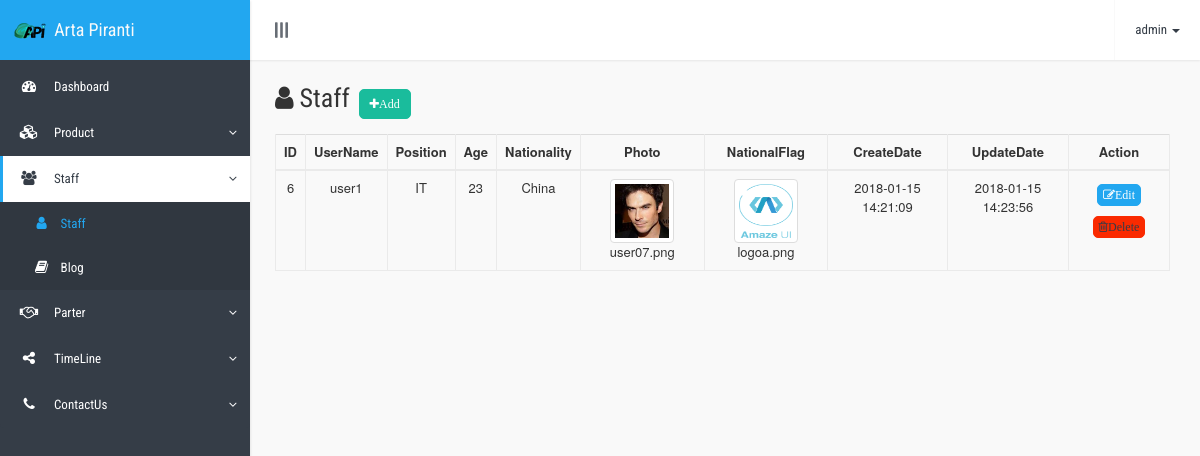
The page /staff/ (signed in) on the database its author committed.
### Artapiranti/models.py (models this page shows)
class Staff(models.Model):
    username=models.CharField(max_length=32)
    position=models.CharField(max_length=32)
    age=models.IntegerField()
    photo=models.CharField(max_length=32)
    nationality=models.CharField(max_length=32)
    nationalFlag=models.CharField(max_length=32)
    selfIntroduction=models.TextField()
    state=models.SmallIntegerField(default=1)
    update_time = models.DateTimeField(auto_now=True)
    create_time = models.DateTimeField(auto_now_add=True)

### Artapiranti/views.py (the view, shortened to what this page needs)
# urls.py: path('staff/', Staff.as_view(),name='staff'),
class Staff(MyLoginRequiredMixin,View):
    def get(self,request):
        data = request.GET
        action=data.get("action",None)
        if action=="del":
            id=data.get("id",None)
            models.Staff.objects.filter(id=id).update(state=0,update_time=datetime.datetime.now())
        staff_objs=models.Staff.objects.filter(state=1)
        return render(request, 'backend/staff.html', {'staffobjs': staff_objs})

### templates/backend/staff.html (shortened to what this page needs)
{% extends 'backend/base.html' %}
{% block content %}
    <div>
        <div class="page-title">
            <span class="title"><span class="icon fa fa-user "></span>&nbsp;Staff&nbsp;</span>
            <span class="btn btn-primary btn-sm btn-success  show-modal " title="添加员工信息" style="border-radius: 5px"><span class="fa fa-plus">Add</span></span>
        </div>
        <table class="table table-bordered">
            <thead>
            <tr>
                <th class="text-center">ID</th>
                <th class="text-center">UserName</th>
                <th class="text-center">Position</th>
                <th class="text-center">Age</th>
                <th class="text-center">Nationality</th>
                <th class="text-center">Photo</th>
                <th class="text-center">NationalFlag</th>
                <th class="text-center">CreateDate</th>
                <th class="text-center">UpdateDate</th>
                <th class="text-center">Action</th>
            </tr>
            </thead>
            <tbody>
             {% for obj in staffobjs %}
            <tr>
               <td content="id">{{ obj.id}}</td>
                <td content="username">{{ obj.username}}</td>
                <td content="position">{{ obj.position}}</td>
                <td content="age">{{ obj.age}}</td>
                <td content="nationality">{{ obj.nationality}}</td>
                <td content="photo"><img src="/static/upload/{{ obj.photo}}" class="img-thumbnail" style="width: 64px; height: 64px;">{{ obj.photo}}</td>
                <td content="nationalFlag"><img src="/static/upload/{{ obj.nationalFlag}}" class="img-thumbnail" style="width: 64px; height: 64px;">{{ obj.nationalFlag}}</td>
                <td content="">{{ obj.create_time|date:"Y-m-d H:i:s"}}</td>
                <td content="">{{ obj.update_time|date:"Y-m-d H:i:s"}}</td>
                <td class="text-center">
                    <span class="btn btn-primary btn-xs btn-info  show-modal" title="修改产品信息" style="border-radius: 5px"><span class="fa fa-pencil-square-o">Edit</span></span>
                    <span class="btn btn-primary btn-xs btn-danger " title="删除" style="border-radius: 5px"><a class="fa fa-trash-o" href="{% url 'staff'%}?action=del&id={{ obj.id }}">Delete</a></span>
                </td>
            </tr>
             {% endfor %}
            </tbody>
        </table>
    </div>
{% endblock %}

### templates/backend/base.html (shortened to what this page needs)
<!DOCTYPE html>
<html>
<head>
    <link rel="stylesheet" type="text/css" href="/static/css/bootstrap.min.css">
    <link rel="stylesheet" type="text/css" href="/static/css/font-awesome.min.css">
    <link rel="stylesheet" type="text/css" href="/static/css/animate.min.css">
    <link rel="stylesheet" type="text/css" href="/static/css/style.css">
    <link rel="stylesheet" type="text/css" href="/static/css/themes/flat-blue.css">
</head>
{% block body %}
<body class="flat-blue">
    <div class="app-container">
        <div class="row content-container">
            <nav class="navbar navbar-default navbar-fixed-top navbar-top">
                <div class="container-fluid">
                    <div class="navbar-header">
                        <button type="button" class="navbar-expand-toggle">
                            <i class="fa fa-bars icon"></i>
                        </button>
                    </div>
                    <ul class="nav navbar-nav navbar-right">
                        <li class="dropdown profile">
                            <a href="#" class="dropdown-toggle" data-toggle="dropdown" role="button" aria-expanded="false">{{ request.user.username }} <span class="caret"></span></a>
                        </li>
                    </ul>
                </div>
            </nav>
            <div class="side-menu sidebar-inverse">
                <nav class="navbar navbar-default" role="navigation">
                    <div class="side-menu-container">
                        <div class="navbar-header">
                            <a class="navbar-brand" target="_blank" href="http://staging.artapiranti.com/">
                                <div class="icon"><img src="/static/img/favicon.ico"/></div>
                                <div class="title">Arta Piranti</div>
                            </a>
                        </div>
                        <ul class="nav navbar-nav">
                            <li>
                                <a href="{% url 'admin'%}">
                                    <span class="icon fa fa-tachometer"></span><span class="title">Dashboard</span>
                                </a>
                            </li>
                            <li class="panel panel-default dropdown">
                                <a data-toggle="collapse" href="#dropdown-element">
                                    <span class="icon fa fa-cubes"></span><span class="title">Product</span>
                                </a>
                            </li>
                            <li class="panel panel-default dropdown">
                                <a data-toggle="collapse" href="#dropdown-table">
                                    <span class="icon fa fa-users"></span><span class="title">Staff</span>
                                </a>
                                <div id="dropdown-table" class="panel-collapse collapse">
                                    <div class="panel-body">
                                        <ul class="nav navbar-nav">
                                            <li><a href="{% url 'staff'%}"><span class="icon fa fa-user"></span>Staff</a>
                                            </li>
                                            <li><a href="{% url 'blog'%}"><span class="icon fa fa-book"></span>Blog</a>
                                            </li>
                                        </ul>
                                    </div>
                                </div>
                            </li>
                            <li class="panel panel-default dropdown">
                                <a data-toggle="collapse" href="#dropdown-form">
                                    <span class="icon fa fa-handshake-o"></span><span class="title">Parter</span>
                                </a>
                            </li>
                            <li class="panel panel-default dropdown">
                                <a data-toggle="collapse" href="#component-example">
                                    <span class="icon fa fa-share-alt"></span><span class="title">TimeLine</span>
                                </a>
                            </li>
                            <li class="panel panel-default dropdown">
                                <a data-toggle="collapse" href="#dropdown-example">
                                    <span class="icon fa fa-phone"></span><span class="title">ContactUs</span>
                                </a>
                            </li>
                        </ul>
                    </div>
                </nav>
            </div>
            <div class="container-fluid">
                <div class="side-body">
    {% block content %}
    {% endblock %}
        </div>
    </div>
</div>
</div>
</body>
{% endblock %}
</html>

### static/css/style.css (style rules this page uses)
html { height: 100%; }
body { padding-top: 0px; height: 100%; position: relative; font-size: 13px; }
* { outline: none; }
a { text-decoration: none; }
.navbar { z-index: 10001; padding-left: 60px; -webkit-transition: all 0.25s; transition: all 0.25s; }
.navbar > .container, .navbar > .container-fluid { z-index: 10001; }
.navbar > .container .navbar-expand-toggle, .navbar > .container-fluid .navbar-expand-toggle { width: 60px; height: 60px; background-color: transparent; border: 0px; float: left; -moz-transition: all 0.25s linear; -webkit-transition: all 0.25s linear; transition: all 0.25s linear; opacity: 0.75; }
.navbar > .container .navbar-expand-toggle .icon, .navbar > .container-fluid .navbar-expand-toggle .icon { font-size: 1.4em; }
.navbar .navbar-nav > li > a { font-family: 'Roboto Condensed', sans-serif; height: 60px; line-height: 60px; padding: 0px 20px 0px 20px; }
.app-container { min-height: 100%; position: relative; padding-bottom: 30px; }
.app-container .content-container { margin-right: 0; margin-left: 0; }
.app-container .content-container .side-menu { overflow-y: auto; z-index: 100000; position: fixed; width: 60px; height: 100%; -webkit-transition: all 0.25s; transition: all 0.25s; }
.app-container .content-container .side-menu .navbar-header { width: 100%; border-bottom: 0px solid #e7e7e7; }
.app-container .content-container .side-menu .navbar-header .navbar-brand { width: 455px; line-height: 60px; height: 60px; padding: 0; width: 100%; overflow: hidden; font-family: 'Roboto Condensed', sans-serif; }
.app-container .content-container .side-menu .navbar-header .navbar-brand .icon { width: 60px; text-align: center; display: inline-block; }
.app-container .content-container .side-menu .navbar-header .navbar-brand .title { margin-left: -10px; display: none; }
.app-container .content-container .side-menu .navbar { border: none; padding-left: 0px; }
.app-container .content-container .side-menu .navbar-nav li { display: block; width: 100%; overflow: hidden; }
.app-container .content-container .side-menu .navbar-nav li a { font-family: 'Roboto Condensed', sans-serif; padding: 0 10px 0 10px; height: 46px; line-height: 46px; display: block; white-space: nowrap; }
.app-container .content-container .side-menu .navbar-nav li a .icon { margin-left: 0px; width: 38px; text-align: center; font-size: 1.1em; display: inline-block; }
.app-container .content-container .side-menu .navbar-nav li a .title { width: 0px; white-space: nowrap; padding-left: 6px; display: none; }
.app-container .content-container .side-menu .navbar-nav li.dropdown { border: 0; margin-bottom: 0; border-radius: 0; box-shadow: none; }
.app-container .content-container .side-menu .navbar-nav li.dropdown ul li a { height: 44px; line-height: 44px; vertical-align: middle; padding: 0em 1.2em; }
.app-container .content-container .side-menu .navbar-nav li.dropdown > a:after { content: ""; position: absolute; right: 1em; }
.app-container .content-container .side-menu .navbar-nav .panel-collapse.in { display: none; }
.app-container .content-container .side-body { padding-top: 70px; }
.app-container.expanded .content-container .navbar-top { padding-left: 250px; }
.app-container.expanded .content-container .side-menu { width: 250px; }
.app-container.expanded .content-container .side-menu .navbar-header .navbar-brand .title { display: inline-block; }
.app-container.expanded .content-container .side-menu .navbar-nav li a .title { display: inline-block; }
.app-container.expanded .content-container .side-menu .navbar-nav li .panel-collapse.in { display: block; }
.app-container.expanded .content-container .side-menu .navbar-nav li.dropdown > a:after { font-family: FontAwesome; content: "\f107"; position: absolute; right: 1em; }
.container-fluid > .navbar-collapse, .container-fluid > .navbar-header, .container > .navbar-collapse, .container > .navbar-header { margin-left: -15px; margin-right: -15px; }
.page-title { font-family: 'Roboto Condensed', sans-serif; margin-left: -10px; margin-right: -10px; padding: 10px 10px; margin-bottom: 0px; height: auto; }
.page-title .title { font-size: 2em; }
.app-container .side-body { margin-left: 75px; margin-right: 15px; -webkit-transition: all 0.25s; transition: all 0.25s; }
.app-container.expanded .side-body { margin-left: 260px; }
.panel { border-radius: 1px; }
.btn { margin-top: 5px; margin-bottom: 5px; border-radius: 1px; border-width: 1px; font-family: 'Roboto Condensed', sans-serif; }

### rows shown on the page
Staff: id "6", username "user1", position "IT", age "23", nationality "China", photo (picture), photo "user07.png", nationalFlag (picture), nationalFlag "logoa.png", create_time "2018-01-15 14:21:09", update_time "2018-01-15 14:23:56"

### other values the page prints
{{ request.user.username }} "admin"
